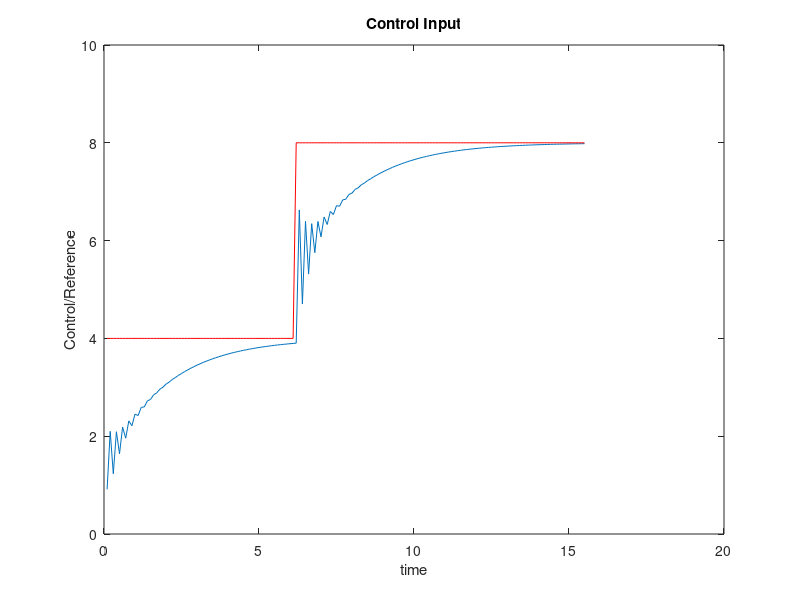
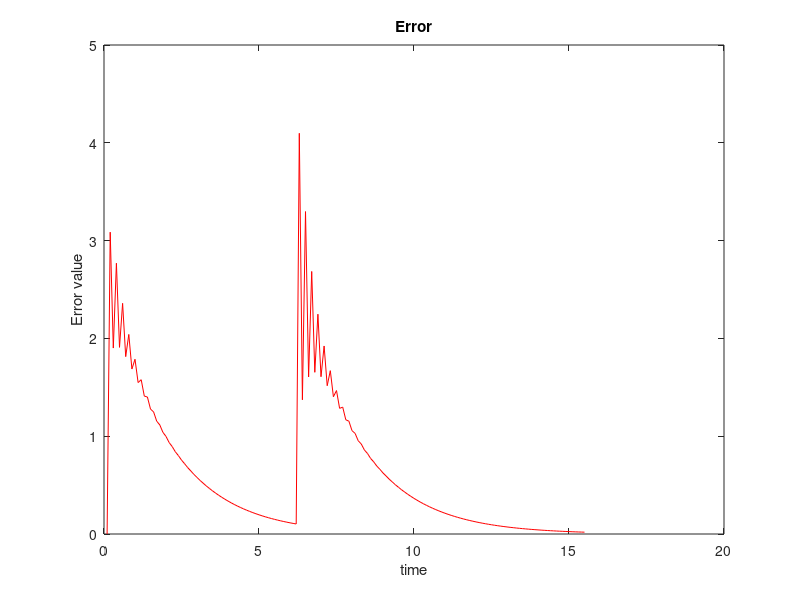

These charts were generated, in order, by the following MATLAB code:
fileID = fopen('Output.txt','r');
formatSpec = '%f';
A = fscanf(fileID,formatSpec);

fileID = fopen('Error.txt','r');
formatSpec = '%f';
B = fscanf(fileID,formatSpec);

fileID = fopen('Ref.txt','r');
formatSpec = '%f';
C = fscanf(fileID,formatSpec);

dt=0.1;
T=size(A)*dt;
t=(0.1:dt:T);

figure()
plot(t,A);
hold
plot(t,C,'r');
title('Control Input');
ylim([0 10]);
xlabel('time');
ylabel('Control/Reference');


figure()
plot(t,B,'r');
title('Error');
xlabel('time');
ylabel('Error value');



